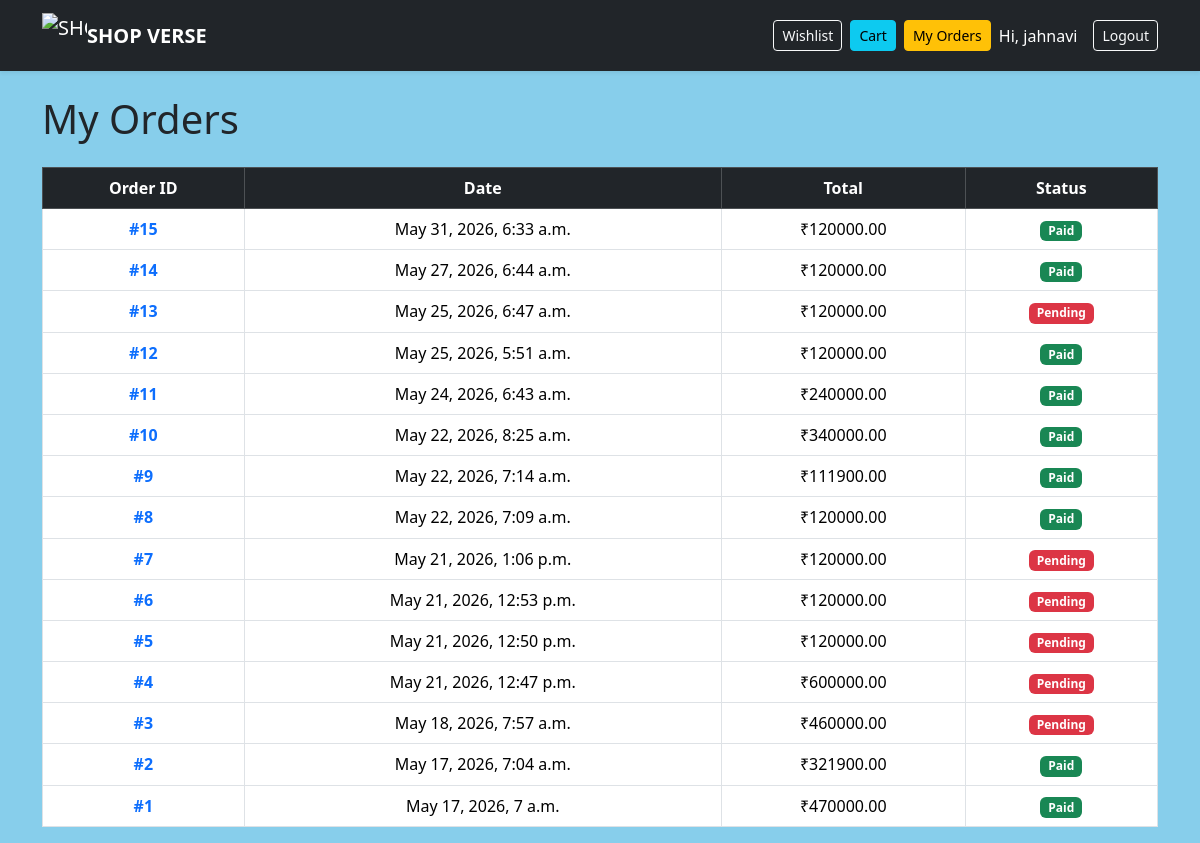
/orders/history/ (signed in), run on an earlier commit of the app's database.
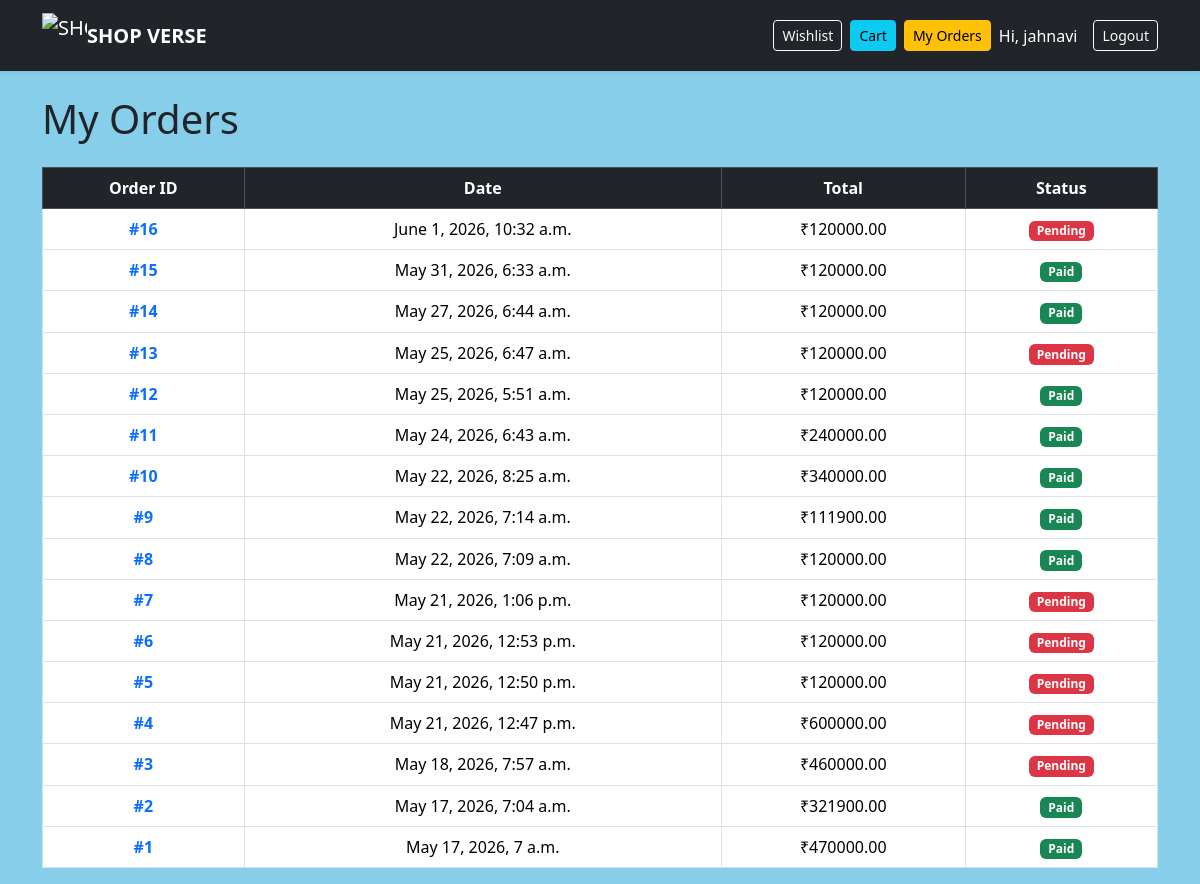
And on a later commit of the database.
### orders/models.py (models this page shows, shortened)
class Order(models.Model):
    user = models.ForeignKey(User, on_delete=models.CASCADE)
    full_name = models.CharField(max_length=100)
    email = models.EmailField()
    address = models.TextField()
    city = models.CharField(max_length=100)
    postal_code = models.CharField(max_length=20)
    payment_id = models.CharField(max_length=200, blank=True, null=True)
    created_at = models.DateTimeField(auto_now_add=True)
    paid = models.BooleanField(default=False)
    def get_total_cost(self):
        return sum(item.get_cost() for item in self.items.all())

class OrderItem(models.Model):
    order = models.ForeignKey(Order, related_name='items', on_delete=models.CASCADE)
    product = models.ForeignKey(Product, on_delete=models.CASCADE)
    price = models.DecimalField(max_digits=10, decimal_places=2)
    quantity = models.PositiveIntegerField(default=1)
    def get_cost(self):
        return self.price * self.quantity

### orders/views.py (the view)
@login_required
def order_history(request):
    orders = Order.objects.filter(
        user=request.user
    ).order_by('-created_at')
    return render(
        request,
        'orders/order_history.html',
        {
            'orders': orders
        }
    )

### templates/orders/order_history.html
{% extends 'base.html' %}
{% block content %}
<h1 class="mb-4">
    My Orders
</h1>
{% if orders %}
<table class="table table-bordered text-center">
    <thead class="table-dark">
        <tr>
            <th>Order ID</th>
            <th>Date</th>
            <th>Total</th>
            <th>Status</th>
        </tr>
    </thead>
    <tbody>
        {% for order in orders %}
        <tr>
            <td>
                <a href="{% url 'order_detail' order.id %}"
                   class="text-decoration-none fw-bold">
                    #{{ order.id }}
                </a>
            </td>
            <td>
                {{ order.created_at }}
            </td>
            <td>
                ₹{{ order.get_total_cost }}
            </td>
            <td>
                {% if order.paid %}
                <span class="badge bg-success">
                    Paid
                </span>
                {% else %}
                <span class="badge bg-danger">
                    Pending
                </span>
                {% endif %}
            </td>
        </tr>
        {% endfor %}
    </tbody>
</table>
{% else %}
<h3>
    No orders found.
</h3>
{% endif %}
{% endblock %}

What changed in the data, as far as the page shows it:
added Order: id "16", created_at "June 1, 2026, 10:32 a.m.", get_total_cost "120000.00", paid "Pending"
